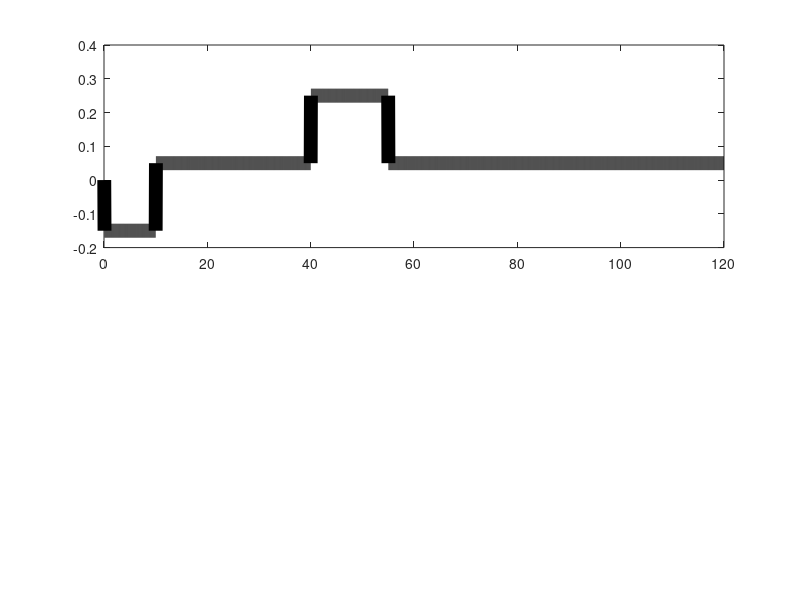

This figure's MATLAB source: (Note: this script raises an error after producing the figure.)
%% ============================================================
%  Research Code
%  Authors : Agus Hasan & Shinta Kosmaga
%  Purpose : WMR piecwise time-varying parameter estimation using WyNDA
%% ============================================================
clear all; close all;

%% Number of variables and coefficients
n = 5;
r = 20;

%% Time horizon
tf  = 120;
dt  = 0.05;
t   = dt:dt:tf;
nsteps = length(t);

%% System description
A = eye(n);
C = eye(n);

%% Noise
R = 0;

%% State and parameter initialization
x        = zeros(n,1);
xbar     = x;
y        = x;
thetabar = zeros(r,1);
Ibar     = zeros(1,1);
dfbar    = zeros(1,1);
drbar    = zeros(1,1);
mbar     = zeros(1,1);
ebar     = xbar-x;

% Initial parameter
mass1 = 0.85613;  df1 = 0.06874;  dr1 = 0.06726;  Kf1   = 0.04;  Kr1 = 0.0435;   I1  = 0.00794;
mass2 = 0.94218;  df2 = 0.0693;   dr2 = 0.0667;   Kf2 = 0.04;    Kr2 = 0.0435;   I2 = 0.0083;
mass3 = 1.11228;  df3 = 0.07859;  dr3 = 0.05741;  Kf3 = 0.04;    Kr3 = 0.0435;   I3 = 0.01008;
mass4 = 1.28419;  df4 = 0.08275;  dr4 = 0.05325;  Kf4 = 0.04;    Kr4 = 0.0435;   I4 = 0.01035;

%% Scenario
Scenario(1).mass = [mass1 mass2];
Scenario(1).df   = [df1   df2];
Scenario(1).dr   = [dr1   dr2];
Scenario(1).Kf   = [Kf1   Kf2];
Scenario(1).Kr   = [Kr1   Kr2];
Scenario(1).I    = [I1    I2];

Scenario(3).mass = [mass1 mass3];
Scenario(3).df   = [df1   df3];
Scenario(3).dr   = [dr1   dr3];
Scenario(3).Kf   = [Kf1   Kf3];
Scenario(3).Kr   = [Kr1   Kr3];
Scenario(3).I    = [I1    I3];

Scenario(2).mass = [mass1 mass4];
Scenario(2).df   = [df1   df4];
Scenario(2).dr   = [dr1   dr4];
Scenario(2).Kf   = [Kf1   Kf4];
Scenario(2).Kr   = [Kr1   Kr4];
Scenario(2).I    = [I1    I4];

nScenario = length(Scenario);

%% WyNDA Hyperparameter Initialization
lambdav = 0.995;
lambdat = 0.9964;
Rx = 100000*eye(n);
Rt = 3.75e+04*eye(n);

%% Scenario loop
for s = 1:nScenario

    fprintf('Running Scenario %d...\n',s)

    %% Reset states
    x = zeros(n,1);
    xbar = x;
    thetabar = zeros(r,1);

    Px = 8.93e+04*eye(n);
    Pt = 100000*eye(r);
    Gamma = zeros(n,r);

    %% initial control inputs
    S = 0;    V = 0;    B = 0;

    %% Data storage
    SArray         = []; VArray         = []; BArray         = [];
    xArray         = []; xbarArray      = []; yArray         = []; thetabarArray  = []; ebarArray      = [];
    IbarArray      = []; dfbarArray     = []; drbarArray     = []; mbarArray      = [];
    KfArray        = []; KrArray        = []; IArray         = []; dfArray        = []; drArray        = []; mArray         = [];

    %% True WMR parameters
    for i = 1:nsteps
        % parameter change at 35s
        if i < 700
            idx = 1;
        else
            idx = 2;
        end
        
        mArray(i) = Scenario(s).mass(idx);
        dfArray(i) = Scenario(s).df(idx);
        drArray(i) = Scenario(s).dr(idx);
        KfArray(i) = Scenario(s).Kf(idx);
        KrArray(i) = Scenario(s).Kr(idx);
        IArray(i) = Scenario(s).I(idx);
        
    end
    
    %% WyNDA simulation loop
    for i=1:nsteps
        % parameter change at 35s
        if i < 700
            idx = 1;
        else
            idx = 2;
        end

        % True WMR Parameter
        mArray(i) = Scenario(s).mass(idx);
        dfArray(i) = Scenario(s).df(idx);
        drArray(i) = Scenario(s).dr(idx);
        KfArray(i) = Scenario(s).Kf(idx);
        KrArray(i) = Scenario(s).Kr(idx);
        IArray(i) = Scenario(s).I(idx);
        
        m = mArray(i);
        df = dfArray(i);
        dr = drArray(i);
        Kf = KfArray(i);
        Kr = KrArray(i);
        I = IArray(i);
        d=df+dr;

        % Stored data
        VArray         = [VArray V];
        SArray         = [SArray S];
        BArray         = [BArray B];
        xArray         = [xArray x];
        xbarArray      = [xbarArray xbar];      
        yArray         = [yArray y];
        thetabarArray  = [thetabarArray thetabar]; 
        IbarArray      = [IbarArray Ibar];
        dfbarArray     = [dfbarArray dfbar];
        drbarArray     = [drbarArray drbar];
        mbarArray      = [mbarArray mbar];
        ebarArray      = [ebarArray ebar];
    
        % Input profile
        if i<200
            V = 0.1;
            S = -0.15;
        elseif i>=200 && i<800
            V = 0.05;
            S = 0.05;
        elseif i>=800 && i<1100
            V = 0.12;
            S = 0.25;
        else
            V = 0.1;
            S = 0.05;
        end
            
        % Simulate the system using Runge-Kutta
        a1=2*(Kf+Kr);
        a2=2*((df*Kf)-(dr*Kr));
        a3=2*((df^2)*Kf)+((dr^2)*Kr);
        a4=2*df*Kf;
    
        k1=V*sin(B+x(3));
        l1=V*cos(B+x(3));
        m1=x(5);
        n1=(a1*x(3)/m)-(a1*x(4)/(m*V))-(a2*x(5)/(m*V))+(2*Kf*S/m);
        o1=(a2*x(3)/I)-(a2*x(4)/(I*V))-(a3*x(5)/(I*V))+(a4*S/I);
    
        k2=V*sin(B+(x(3)+(0.5*dt*m1)));
        l2=V*cos(B+(x(3)+(0.5*dt*m1)));
        m2=x(5)+(0.5*dt*o1);
        n2=(a1*(x(3)+(0.5*dt*m1))/m)-(a1*(x(4)+(0.5*dt*n1))/(m*V))-(a2*(x(5)+(0.5*dt*o1))/(m*V))+(2*Kf*S/m);
        o2=(a2*(x(3)+(0.5*dt*m1))/I)-(a2*(x(4)+(0.5*dt*n1))/(I*V))-(a3*(x(5)+(0.5*dt*o1))/(I*V))+(a4*S/I);
    
        k3=V*sin(B+(x(3)+(0.5*dt*m2)));
        l3=V*cos(B+(x(3)+(0.5*dt*m2)));
        m3=x(5)+(0.5*dt*o2);
        n3=(a1*(x(3)+(0.5*dt*m2))/m)-(a1*(x(4)+(0.5*dt*n2))/(m*V))-(a2*(x(5)+(0.5*dt*o2))/(m*V))+(2*Kf*S/m);
        o3=(a2*(x(3)+(0.5*dt*m2))/I)-(a2*(x(4)+(0.5*dt*n2))/(I*V))-(a3*(x(5)+(0.5*dt*o2))/(I*V))+(a4*S/I);
        
        k4=V*sin(B+(x(3)+(dt*m3)));
        l4=V*cos(B+(x(3)+(dt*m3)));
        m4=x(5)+(dt*o3);
        n4=(a1*(x(3)+(dt*m3))/m)-(a1*(x(4)+(dt*n3))/(m*V))-(a2*(x(5)+(dt*o3))/(m*V))+(2*Kf*S/m);
        o4=(a2*(x(3)+(dt*m3))/I)-(a2*(x(4)+(dt*n3))/(I*V))-(a3*(x(5)+(dt*o3))/(I*V))+(a4*S/I);
        
        x(1) = x(1) + (dt/6)*(k1+2*k2+2*k3+k4);
        x(2) = x(2) + (dt/6)*(l1+2*l2+2*l3+l4);
        x(3) = x(3) + (dt/6)*(m1+2*m2+2*m3+m4);
        x(4) = x(4) + (dt/6)*(n1+2*n2+2*n3+n4);
        x(5) = x(5) + (dt/6)*(o1+2*o2+2*o3+o4);
        
        % Measurement data
        y = C*x+dt*R^2*randn(n,1);
        
        % Approximation function
        Phi = [V*sin(B+y(3)) 0 0 0 zeros(16,1)';
            zeros(4,1)' V*cos(B+y(3)) 0 0 0 zeros(12,1)'
            zeros(8,1)' y(5) 0 0 0 zeros(8,1)'
            zeros(12,1)' y(3) y(4)/V y(5)/V S zeros(4,1)'
            zeros(16,1)' y(3) y(4)/V y(5)/V S];    
    
        % Adaptive observer
        Kx = Px*C'*inv(C*Px*C'+Rx);
        Kt = Pt*Gamma'*C'*inv(C*Gamma*Pt*Gamma'*C'+Rt);
        Gamma = (eye(n)-Kx*C)*Gamma;
    
        xbar = xbar+(Kx+Gamma*Kt)*(y-C*xbar);
        thetabar = thetabar-Kt*(y-C*xbar);
    
        xbar = A*xbar+Phi*thetabar;
        thetabar = thetabar;
    
        Px = (1/lambdav)*eye(n)*(eye(n)-Kx*C)*Px*eye(n);
        Pt = (1/lambdat)*(eye(r)-Kt*C*Gamma)*Pt;
        Gamma = eye(n)*Gamma-Phi;
        
        % Parameter Recovery
        mbar  = 2*Kf*dt/thetabar(16);
        dfbar = (2*Kr*d-(thetabar(15)*mbar/dt))/(2*Kf+2*Kr);
        drbar = d-dfbar;
        Ibar  = (2*Kf*dfbar*dt)/thetabar(20);
            
        ebar = xbar-x;
        B=unwrap(atan2(x(4),V));
    end

    %% Final Estimation Statistics (Steady-State)
    Result(s).x_true = xArray;
    Result(s).x_est = xbarArray;
    Result(s).err = ebarArray;
    
    % True Parameter
    Result(s).m_true = mArray;
    Result(s).df_true = dfArray;
    Result(s).dr_true = drArray;
    Result(s).I_true = IArray;

    % Estimated Parameter
    Result(s).m_est = mbarArray;
    Result(s).df_est = dfbarArray;
    Result(s).dr_est = drbarArray;
    Result(s).I_est = IbarArray;
    
    % Average (Steady state)
    Result(s).mbar_avg1 = mean(mbarArray(550:700));
    Result(s).Ibar_avg1 = mean(IbarArray(550:700));
    Result(s).dfbar_avg1 = mean(dfbarArray(550:700));
    Result(s).drbar_avg1 = mean(drbarArray(550:700));
    
    Result(s).mbar_avg2 = mean(mbarArray(end-150:end));
    Result(s).Ibar_avg2 = mean(IbarArray(end-150:end));
    Result(s).dfbar_avg2 = mean(dfbarArray(end-150:end));
    Result(s).drbar_avg2 = mean(drbarArray(end-150:end));
    
    % RMSE
    Result(s).mbarerr1 = sqrt(mean((mbarArray(550:700) - Scenario(s).mass(1)).^2));
    Result(s).dfbarerr1 = sqrt(mean((dfbarArray(550:700) - Scenario(s).df(1)).^2));
    Result(s).drbarerr1 = sqrt(mean((drbarArray(550:700) - Scenario(s).dr(1)).^2));
    Result(s).Iarerr1 = sqrt(mean((IbarArray(550:700) - Scenario(s).I(1)).^2));
    
    Result(s).mbarerr2 = sqrt(mean((mbarArray(end-150:end) - Scenario(s).mass(2)).^2));
    Result(s).dfbarerr2 = sqrt(mean((dfbarArray(end-150:end) - Scenario(s).df(2)).^2));
    Result(s).drbarerr2 = sqrt(mean((drbarArray(end-150:end) - Scenario(s).dr(2)).^2));
    Result(s).Iarerr2 = sqrt(mean((IbarArray(end-150:end) - Scenario(s).I(2)).^2));

    % MAPE
    Result(s).mbarerrp1 = mean(abs((Scenario(s).mass(1)-mbarArray(550:700))./Scenario(s).mass(1))) * 100;
    Result(s).dfbarerrp1 = mean(abs((Scenario(s).df(1)-dfbarArray(550:700))./Scenario(s).df(1))) * 100;
    Result(s).drbarerrp1 = mean(abs((Scenario(s).dr(1)-drbarArray(550:700))./Scenario(s).dr(1))) * 100;
    Result(s).Iarerrp1 = mean(abs((Scenario(s).I(1)-IbarArray(550:700))./Scenario(s).I(1))) * 100;

    Result(s).mbarerrp2 = mean(abs((Scenario(s).mass(2)-mbarArray(end-150:end))./Scenario(s).mass(2))) * 100;
    Result(s).dfbarerrp2 = mean(abs((Scenario(s).df(2)-dfbarArray(end-150:end))./Scenario(s).df(2))) * 100;
    Result(s).drbarerrp2 = mean(abs((Scenario(s).dr(2)-drbarArray(end-150:end))./Scenario(s).dr(2))) * 100;
    Result(s).Iarerrp2 = mean(abs((Scenario(s).I(2)-IbarArray(end-150:end))./Scenario(s).I(2))) * 100;
end

%% Plotting

% Input
figure(1)
subplot(2,1,1)
plot(t, SArray, '-k', 'LineWidth', 10)
formatAxis('\gamma (rad)', 't (s)')

subplot(2,1,2)
plot(t, VArray, '-k', 'LineWidth', 10)
formatAxis('v (m/s)', 't (s)')


% Parameter estimation
figure(2)
colors = lines(nScenario);
paramName = {'m','I','df','dr'};
yLabel    = {'m (kg)','Iy (kgm^2)','df (m)','dr (m)'};
yLimit    = {[0 2],[0 0.02],[0 0.1],[0 0.1]};

for p = 1:4
    subplot(2,2,p); hold on;
    
    for s = 1:nScenario
        plot(t, Result(s).([paramName{p} '_true']), '-', ...
            'Color', colors(s,:), 'LineWidth', 5, ...
            'DisplayName', ['Scenario ' num2str(s)]);
        
        plot(t, Result(s).([paramName{p} '_est']), ':', ...
            'Color', colors(s,:), 'LineWidth', 5, ...
            'HandleVisibility','off');
    end
    
    formatAxis(yLabel{p}, 't (s)')
    ylim(yLimit{p})
    
    if p == 1
        legend('Location','best')
    end
end

function formatAxis(ylabelText, xlabelText)
    set(gca,'Color','white','LineWidth',2,'FontSize',12)
    grid on; grid minor;
    ylabel(ylabelText,'FontSize',18)
    xlabel(xlabelText,'FontSize',18)
end
